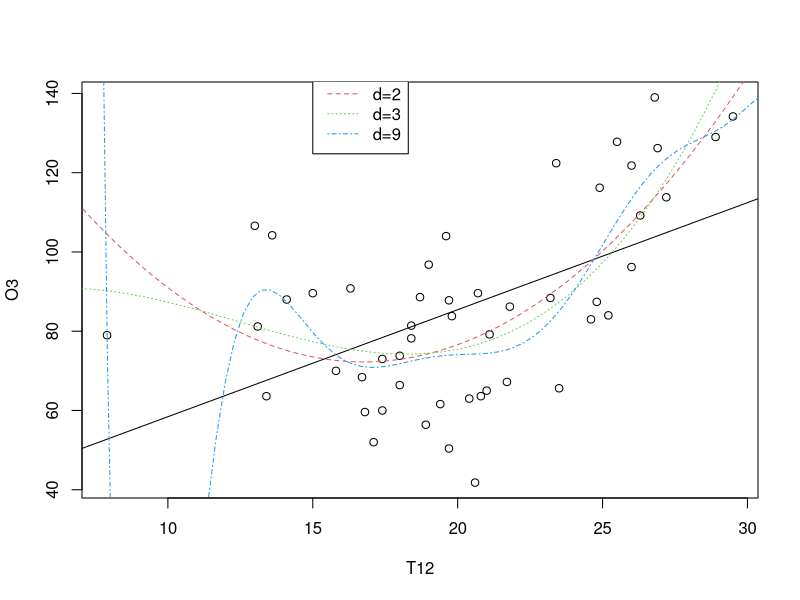
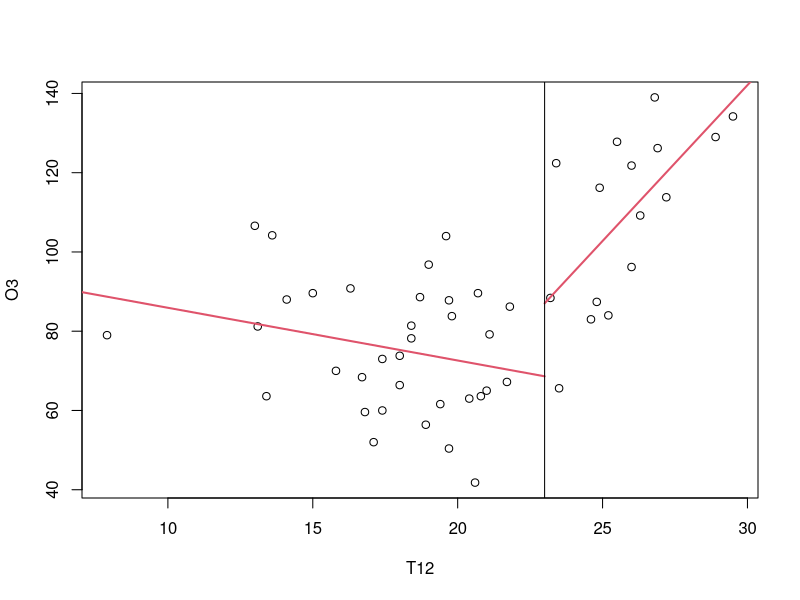
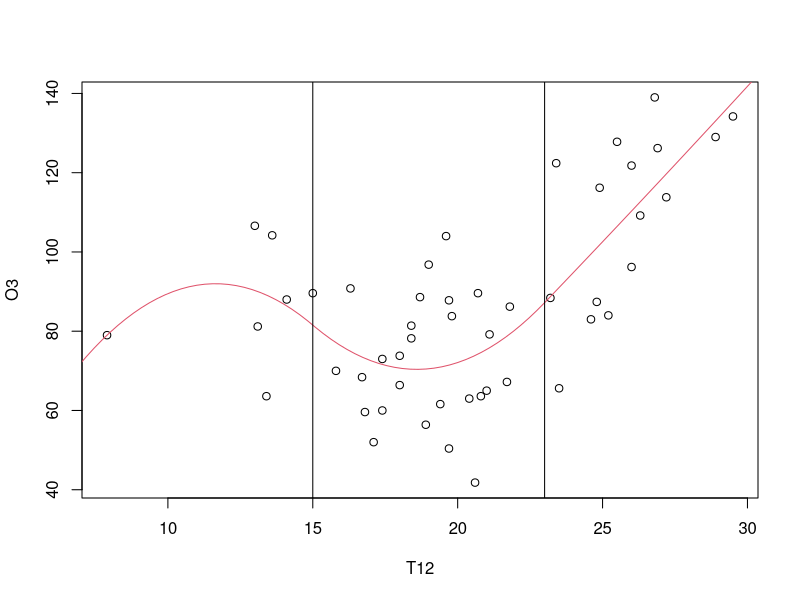
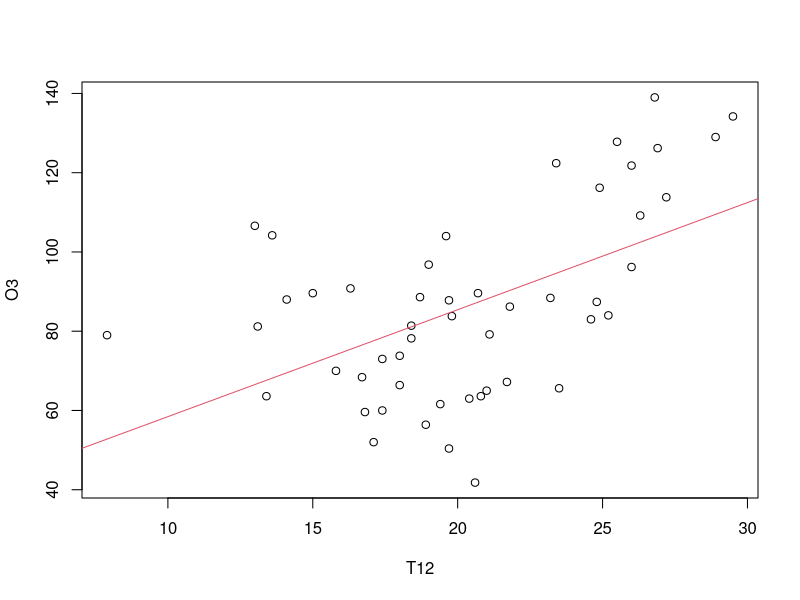
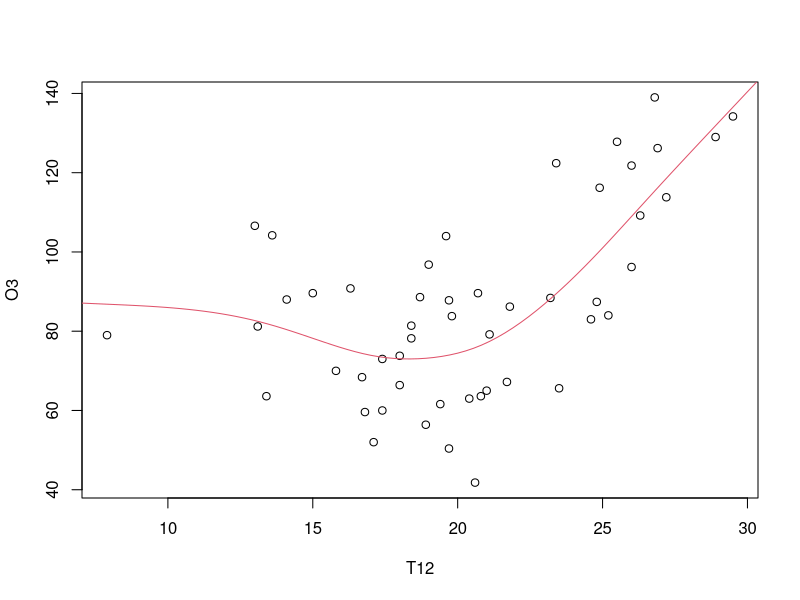

R code for these plots, in order:
## ---- chunk 1
ozone <- read.table("ozone_simple.txt",header=T,sep=";")
## ---- chunk 2
polyreg <- function(donnee,d=3){
  sigmax <- sd(donnee[,"T12"])
  grillex <- seq(min(donnee[,"T12"])-sigmax,max(donnee[,"T12"])+sigmax,length=100)
  aprevoir <- data.frame(T12=grillex)
  regpol <- lm(O3~poly(T12,degree=d,raw=TRUE),data=donnee)
  prev <- predict(regpol,aprevoir)
  return(list(grillex=grillex,grilley=prev))
}
## ---- chunk 3
plot(O3~T12,data=ozone,xlab="T12",ylab="O3")
iter <- 1
for(ii in c(1,2,3,9)){
 tmp <- polyreg(ozone,d=ii)
 lines(tmp$grillex,tmp$grilley,col=iter,lty=iter)
 iter <- iter+1
}
legend(15,150,c("d=1","d=2","d=3","d=9"),col=1:4,lty=1:4)
## ---- chunk 4
ind <- which(ozone[,2]<23)
regd <- lm(O3~T12,data=ozone[ind,])
regf <- lm(O3~T12,data=ozone[-ind,])
gxd <- seq(3,23,length=50)
gyd <- regd$coef[1]+gxd*regd$coef[2]
gxf <- seq(23,35,length=50)
gyf <- regf$coef[1]+gxf*regf$coef[2]
plot(O3~T12,data=ozone)
lines(gxd,gyd,col=2,lty=1,lwd=2)
lines(gxf,gyf,col=2,lty=1,lwd=2)
abline(v=23)
## ---- chunk 5
library(splines)
XB <- bs(ozone[,2], knots=c(15,23), degree=2,Boundary.knots=c(5,32))
regs <- lm(ozone[,"O3"] ~ XB)
regs$coef
## ---- chunk 6
grillex <- seq(5,32,length=100)
bgrillex <- bs(grillex, knots=c(15,23), degree=2,Boundary.knots=c(5,32))
prev <- bgrillex%*%as.matrix(regs$coeff[-1])+regs$coeff[1]
plot(O3~T12,data=ozone)
lines(grillex,prev,col=2)
abline(v=c(15,23))
## ---- chunk 7
regssplinel1 <- smooth.spline(ozone[,2],ozone[,1],lambda =100)
prevl1 <- predict(regssplinel1,grillex)
plot(O3~T12,data=ozone)
lines(prevl1$x,prevl1$y,col=2)
## ---- chunk 8
regsspline <- smooth.spline(ozone[,2],ozone[,1])
prev <- predict(regsspline,grillex)
plot(O3~T12,data=ozone)
lines(prev$x,prev$y,col=2)
## ---- chunk 9
regsspline
## ---- chunk 10

